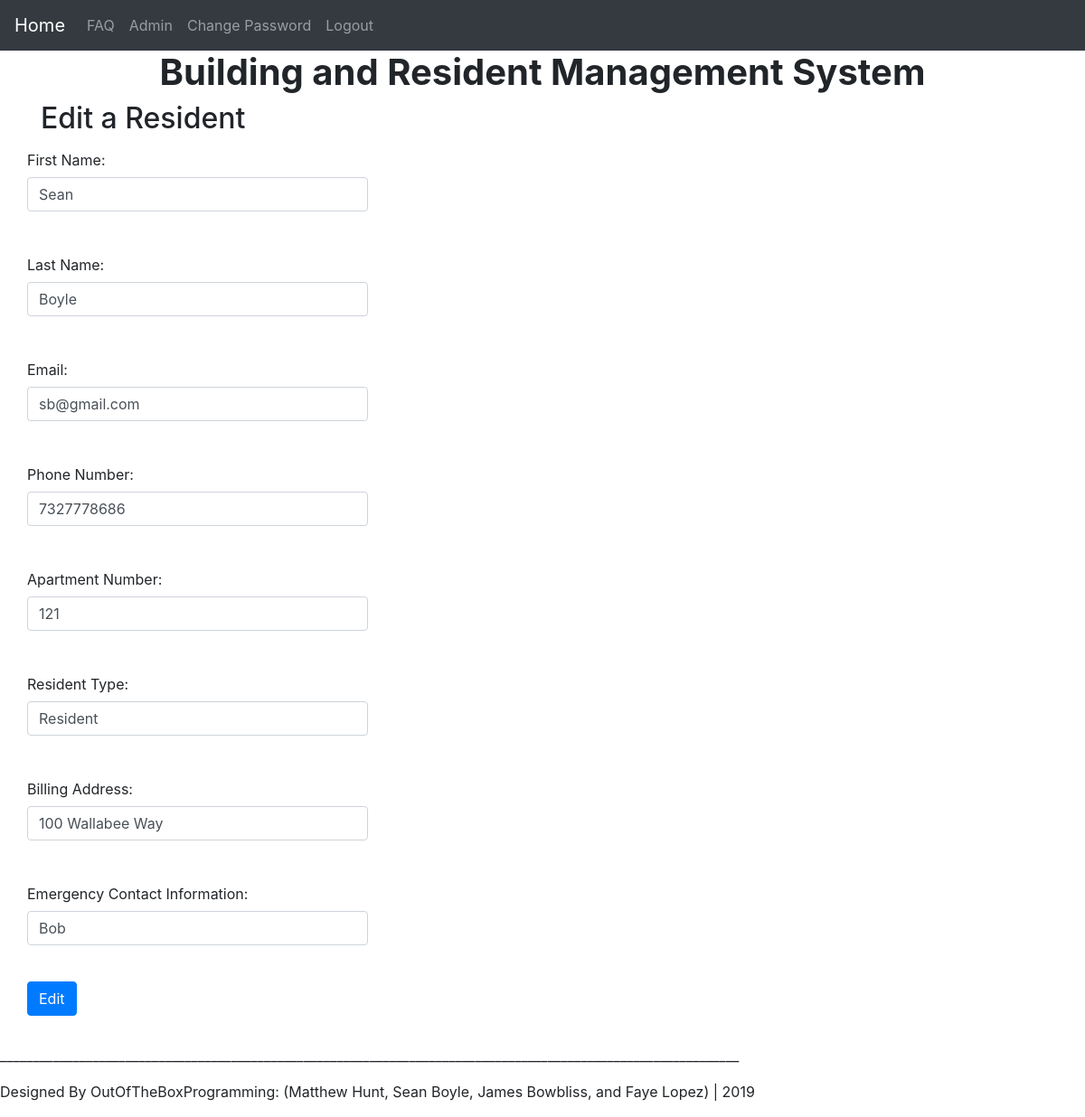
/edit_resident.php?id=1, run on the app's committed database.
### tables this page shows
CREATE TABLE `Residents` (
  `ResidentID` int(11) NOT NULL AUTO_INCREMENT,
  `BuildingID` int(11) NOT NULL,
  `FirstName` varchar(100) NOT NULL,
  `LastName` varchar(100) NOT NULL,
  `Email` varchar(100) NOT NULL,
  `PhoneNumber` varchar(100) NOT NULL,
  `ApartNum` varchar(100) NOT NULL,
  `ResType` varchar(100) NOT NULL,
  `BillingAddress` varchar(100) DEFAULT NULL,
  `EmerContactInfo` varchar(100) NOT NULL,
  `Edit` varchar(10) NOT NULL DEFAULT 'Edit',
  `Del` varchar(10) NOT NULL DEFAULT 'Delete',
  PRIMARY KEY (`ResidentID`),
  KEY `Build_ID` (`BuildingID`),
  CONSTRAINT `Residents_ibfk_1` FOREIGN KEY (`BuildingID`) REFERENCES `Buildings` (`BuildingID`)
);

### edit_resident.php (the view, shortened to what this page needs)
<!doctype html>
<html lang=en>
<head>
</head>
<body>
<div id="container">
<?php include("header.php"); ?>
<div id="content">
  <div class="container"><h2>Edit a Resident</h2></div>
<?php
    if ( (isset($_GET['id'])) && (is_numeric($_GET['id'])) ) {
        $id = $_GET['id'];
    } elseif ( (isset($_POST['id'])) && (is_numeric($_POST['id'])) ) {
        $id = $_POST['id'];
    } else {
        echo '<p class="error">This page has been accessed in error.</p>';
        include ('footer.php');
        exit();
    }
    require ('mysqli_connect.php');
    $q = "SELECT FirstName, LastName, Email, PhoneNumber, ApartNum, ResType, BillingAddress, EmerContactInfo FROM Residents WHERE ResidentID=$id";
    $result = mysqli_query ($dbcon, $q);
    if (mysqli_num_rows($result) == 1) {
        $row = mysqli_fetch_array ($result, MYSQLI_NUM);
        echo '<div class="container"><form action="edit_resident.php" method="post"><div class="form-group row"><div class="col-xs-3">
        <p><label class="col-form-label" for="FirstName">First Name:</label><input class="fl-left form-control" type="text" name="FirstName" size="30" maxlength="50" value="' . $row[0] . '"></p>
        <br>
        <p><label class="col-form-label" for="LastName">Last Name:</label><input class="fl-left form-control" type="text" name="LastName" size="30" maxlength="50" value="' . $row[1] . '"></p>
        <br>
	<p><label class="col-form-label" for="Emai">Email:</label><input class="fl-left form-control" type="text" name="Email" size="30" maxlength="50" value="' . $row[2] . '"></p>
        <br>
        <p><label class="col-form-label" for="PhoneNumber">Phone Number:</label><input class="fl-left form-control" type="text" name="PhoneNumber" size="30" maxlength="50" value="' . $row[3] . '"></p>
        <br>
        <p><label class="col-form-label" for="ApartNum">Apartment Number:</label><input class="fl-left form-control" type="text" name="ApartNum" size="30" maxlength="50" value="' . $row[4] . '"></p>
        <br>
        <p><label class="col-form-label" for="ResType">Resident Type:</label><input class="fl-left form-control" type="text" name="ResType" size="30" maxlength="50" value="' . $row[5] . '"></p>
        <br>
	<p><label class="col-form-label" for="BillingAddress">Billing Address:</label><input class="fl-left form-control" type="text" name="BillingAddress" size="30" maxlength="50" value="' . $row[6] . '"></p>
        <br>
	<p><label class="col-form-label" for="EmerContactInfo">Emergency Contact Information:</label><input class="fl-left form-control" type="text" name="EmerContactInfo" size="30" maxlength="50" value="' . $row[7] . '"></p>
        <br>
        <input type="hidden" name="id" value="' . $id . '" />
        <p><input class="btn btn-primary" id="submit" type="submit" name="submit" value="Edit"></p>
        </div></div></form></div>';
    } else {
        echo '<p class="error">This page has been accessed in error.</p>';
    }
?>
    <footer>
	</footer>
</div>
</div>
</body>
</html>

### data on the page
residents: FirstName "Sean", LastName "Boyle", Email "sb@gmail.com", PhoneNumber "7327778686", ApartNum "121", ResType "Resident", BillingAddress "100 Wallabee Way", EmerContactInfo "Bob"
